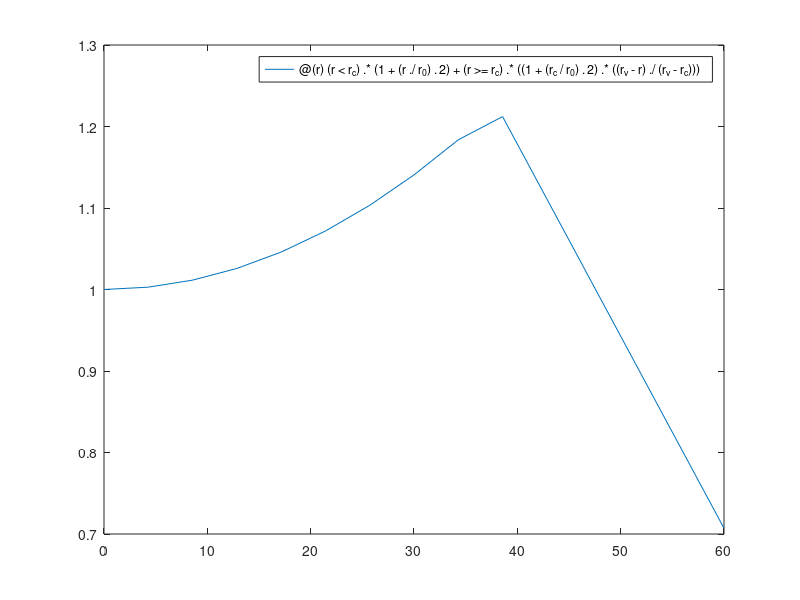

MATLAB code for this plot: (Note: this script raises an error after producing the figure.)
%%%%%%%%%%%%%%%%%%%%%%%%%%%%%%%%%%%%%%%%%%%%%%%%%%%%%%%%%%%%%%%%%%%%%%%
%%%%%PROGRAMA PARA REPRESENTAR LA DENSIDAD DE KRIPTÓN 8+ DEL CANAL%%%%%
%%%%%%%%%%%%%%%%%%%%%%%%%%%%%%%%%%%%%%%%%%%%%%%%%%%%%%%%%%%%%%%%%%%%%%%
%%% TODOS LOS PARÁMETROS ESTÁN EN MICRÓMETROS
r = linspace(0,60); % Variable radio del canal 
z = linspace(0,5000); % Variable longitud de propagación del haz

% PARÁMETROS DE LA PARÁBOLA DE DENSIDAD DE IONES DE KRIPTON 
r_0 = 80; % Radio máximo del canal de plasma 
r_c = 38; % Radio del canal de plasma
r_v = 90; % Radio auxiliar del canal de plasma

% REPRESENTACIÓN DE LA PARÁBOLA DE IONES DE Kr DEL CANAL DE PLASMA
N_Kr = @(r) (r<r_c).*(1+(r./r_0).^2) + ... 
    (r>=r_c).*((1+(r_c/r_0).^2).*((r_v-r)./(r_v-r_c)));
figure(2)
f = fplot(N_Kr,[0 60]); % Densidad de iones de kriptón en la preforma de plasma
set(f,'linewidth',1);
grid on

% LEYENDA 1
xlabel({'Radio del canal','r (\mum)'})
ylabel({'Densidad de iones de Kr','N_{Kr}'})

% PARÁMETROS DE LA PARÁBOLA DE DENSIDAD DE IONES DE KRIPTÓN 8+
z_0 = 3750; % Posición de la zona de ionización intermedia
sigmaz = 250; % Desviación estándar de la longitud de propagación
sigmar = 15; % Desviación estándar del radio del canal
[ri] = f_sigmoide(50,5,2.5,4.1); % Llamada a la rutina f_sigmoide
[re] = f_sigmoide(25,3.5,2.5,4.1); % Llamada a la rutina f_sigmoide
rLi = ri; % Guardo en memoria la sigmoide interior
rLe = re; % Guardo en memoria la sigmoide exterior
sigmarL = 15; % Desviación estándar del ancho del canal con Kr8+
sigmaz0 = 2000; % Longitud de la primera zona de sobreionización
rL0 = 40; % Anchura máxima del canal con Kr8+
sigmar0 = 15; % Desviación estándar de r_0

% TÉRMINOS QUE APARECEN EN LA FUNCIÓN DE DENSIDAD DE Kr8+
fact_exp1i = @(r,z) exp((-0.5.*max(r,rLi(z)).^2)./sigmarL^2) ... 
    ./exp(-0.5.*rLi(z).^2/sigmarL^2); % Término cociente exponencial con la sigmoide interior
fact_exp1e = @(r,z) exp((-0.5.*max(r,rLe(z)).^2)./sigmarL^2) ... 
    ./exp(-0.5.*rLe(z).^2/sigmarL^2); % Término cociente exponencial con la sigmoide exterior
fact_exp2 = @(r) exp((-0.5.*max(r,rL0).^2)./sigmar0^2) ... 
    ./exp(-0.5*rL0^2/sigmar0^2); % Último término cociente exponencial
par_1 = @(r,z) 1-exp((-0.5.*(z-z_0).^2)./sigmaz^2) ...  
    .*exp(-0.5.*r.^2./sigmar^2); % Primer paréntesis con exponenciales
par_2 = @(r,z) 1-exp((-0.5.*z.^2)./sigmaz0^2) ... 
    .*exp(-0.5.*r.^2./sigmar^2).*fact_exp2(r); % Segundo paréntesis con exponenciales

% PRODUCTOS ESCALARES INTERMEDIOS AUXILIARES
p1 = @(r,z) N_Kr(r).*par_1(r,z);
p2_i = @(r,z) fact_exp1i(r,z).*par_2(r,z);
p2_e = @(r,z) fact_exp1e(r,z).*par_2(r,z);

% REPRESENTACIÓN 3D DE LA EVOLUCIÓN DE IONES DE Kr8+ 
N_Kr8_i = @(r,z) p1(r,z).*p2_i(r,z);
N_Kr8_e = @(r,z) p1(r,z).*p2_e(r,z);
figure(3)
fmesh(N_Kr8_i,[0 60 0 5000]) % Densidad de kripton 8+ para la frontera interior
figure(4)
fmesh(N_Kr8_e,[0 80 0 5000]) % Densidad de kripton 8+ para la frontera exterior

% LEYENDA
xlabel({'Radio del canal','r (\mum)'})
ylabel({'Distancia de propagación','z (\mum)'})
zlabel({'Densidad de iones de Kr^{8+}','N_{Kr^{8+}}'})



